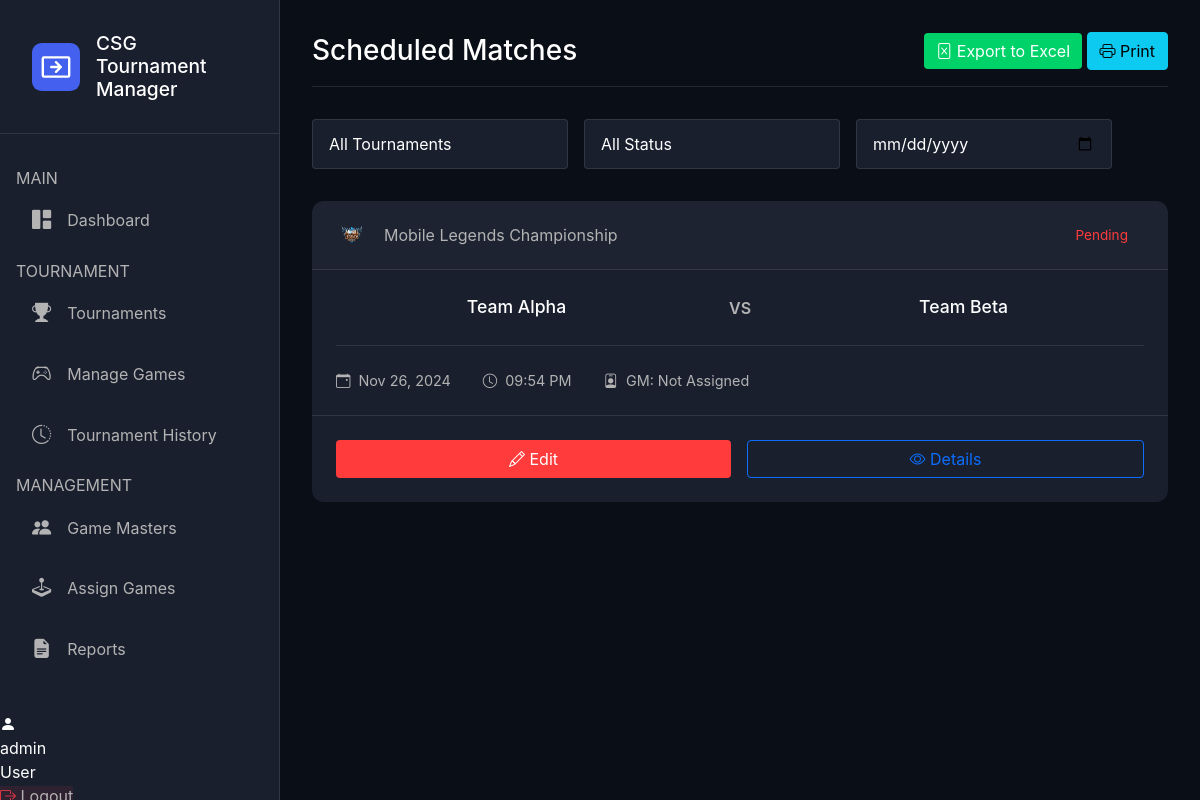
The app's page /admin/scheduled_matches.php (signed in) with its own data.
### tables this page shows
CREATE TABLE `matches` (
  `id` int(11) NOT NULL,
  `tournament_id` int(11) DEFAULT NULL,
  `team1_id` int(11) DEFAULT NULL,
  `team2_id` int(11) DEFAULT NULL,
  `match_date` date DEFAULT NULL,
  `round_number` int(11) DEFAULT 1,
  `bracket_position` int(11) DEFAULT 0,
  `match_time` time DEFAULT NULL,
  `team1_score` int(11) DEFAULT 0,
  `team2_score` int(11) DEFAULT 0,
  `status` enum('pending','ongoing','completed') DEFAULT 'pending',
  `winner_id` int(11) DEFAULT NULL,
  `created_at` timestamp NOT NULL DEFAULT current_timestamp(),
  `gamemaster_id` int(11) DEFAULT NULL,
  `start_time` timestamp NULL DEFAULT NULL,
  `end_time` timestamp NULL DEFAULT NULL,
  `score_team1` int(11) DEFAULT 0,
  `score_team2` int(11) DEFAULT 0
);

CREATE TABLE `games` (
  `id` int(11) NOT NULL,
  `game_code` varchar(20) NOT NULL,
  `name` varchar(100) NOT NULL,
  `icon` varchar(255) NOT NULL,
  `description` text DEFAULT NULL,
  `color` varchar(7) NOT NULL,
  `team_size` varchar(20) NOT NULL,
  `platform` varchar(50) NOT NULL,
  `status` enum('active','inactive') DEFAULT 'active',
  `created_at` timestamp NOT NULL DEFAULT current_timestamp(),
  `category` varchar(50) DEFAULT NULL
);

CREATE TABLE `tournaments` (
  `id` int(11) NOT NULL,
  `game_id` int(11) DEFAULT NULL,
  `name` varchar(255) NOT NULL,
  `start_date` date NOT NULL,
  `end_date` date NOT NULL,
  `status` enum('registration','ongoing','completed','active') DEFAULT 'registration',
  `created_at` timestamp NOT NULL DEFAULT current_timestamp(),
  `max_teams` int(11) NOT NULL DEFAULT 8,
  `prize_pool` decimal(10,2) NOT NULL DEFAULT 0.00,
  `registration_deadline` date DEFAULT NULL,
  `rules` text DEFAULT NULL,
  `registration_open` tinyint(1) DEFAULT 1,
  `team_size` int(11) DEFAULT 5,
  `auto_assign_gm` tinyint(1) DEFAULT 0,
  `match_duration` int(11) DEFAULT 60,
  `gamemaster_id` int(11) DEFAULT NULL,
  `tournament_type` enum('1v1','3v3','5v5') NOT NULL DEFAULT '5v5',
  `winner_id` int(11) DEFAULT NULL,
  `bracket_type` enum('single_elimination','double_elimination') DEFAULT 'single_elimination',
  `brackets_generated` tinyint(1) DEFAULT 0,
  `completed_at` datetime DEFAULT NULL,
  `platform` enum('Physical','Online') NOT NULL DEFAULT 'Online'
);

CREATE TABLE `teams` (
  `id` int(11) NOT NULL,
  `tournament_id` int(11) DEFAULT NULL,
  `team_name` varchar(255) NOT NULL,
  `logo` varchar(255) DEFAULT NULL,
  `captain_name` varchar(100) DEFAULT NULL,
  `member_count` int(11) DEFAULT 0,
  `team_logo` varchar(255) DEFAULT 'default-team-logo.png',
  `players` text NOT NULL,
  `created_at` timestamp NOT NULL DEFAULT current_timestamp()
);

### admin/scheduled_matches.php (the view, shortened to what this page needs)
<?php
require_once('../config/database.php');
$matches_query = "
    SELECT
        m.*,
        t.name as tournament_name,
        g.name as game_name,
        g.icon as game_icon,
        t1.team_name as team1_name,
        t2.team_name as team2_name,
        COALESCE(gm.username, 'Not Assigned') as gamemaster_name
    FROM matches m
    JOIN tournaments t ON m.tournament_id = t.id
    JOIN games g ON t.game_id = g.id
    LEFT JOIN teams t1 ON m.team1_id = t1.id
    LEFT JOIN teams t2 ON m.team2_id = t2.id
    LEFT JOIN users gm ON m.gamemaster_id = gm.id
    ORDER BY m.match_date ASC, m.match_time ASC";
$verify_tables_sql = "
-- Tournaments table
CREATE TABLE IF NOT EXISTS `tournaments` (
    `id` int(11) NOT NULL AUTO_INCREMENT,
    `name` varchar(100) NOT NULL,
    `game_id` int(11) NOT NULL,
    `description` text DEFAULT NULL,
    `status` enum('pending','ongoing','completed') NOT NULL DEFAULT 'pending',
    `start_date` date NOT NULL,
    `end_date` date NOT NULL,
    `created_at` timestamp NOT NULL DEFAULT current_timestamp(),
    PRIMARY KEY (`id`),
    KEY `game_id` (`game_id`),
    CONSTRAINT `tournaments_ibfk_1` FOREIGN KEY (`game_id`) REFERENCES `games` (`id`)
) ENGINE=InnoDB DEFAULT CHARSET=utf8mb4;
-- Teams table
CREATE TABLE IF NOT EXISTS `teams` (
    `id` int(11) NOT NULL AUTO_INCREMENT,
    `team_name` varchar(100) NOT NULL,
    `team_logo` varchar(255) DEFAULT 'default_team.png',
    `created_at` timestamp NOT NULL DEFAULT current_timestamp(),
    PRIMARY KEY (`id`)
) ENGINE=InnoDB DEFAULT CHARSET=utf8mb4;
-- Matches table
CREATE TABLE IF NOT EXISTS `matches` (
    `id` int(11) NOT NULL AUTO_INCREMENT,
    `tournament_id` int(11) NOT NULL,
    `team1_id` int(11) NOT NULL,
    `team2_id` int(11) NOT NULL,
    `gamemaster_id` int(11) DEFAULT NULL,
    `match_date` date NOT NULL,
    `match_time` time NOT NULL,
    `status` enum('pending','ongoing','completed') NOT NULL DEFAULT 'pending',
    `winner_id` int(11) DEFAULT NULL,
    `created_at` timestamp NOT NULL DEFAULT current_timestamp(),
    PRIMARY KEY (`id`),
    KEY `tournament_id` (`tournament_id`),
    KEY `team1_id` (`team1_id`),
    KEY `team2_id` (`team2_id`),
    KEY `gamemaster_id` (`gamemaster_id`),
    CONSTRAINT `matches_ibfk_1` FOREIGN KEY (`tournament_id`) REFERENCES `tournaments` (`id`),
    CONSTRAINT `matches_ibfk_2` FOREIGN KEY (`team1_id`) REFERENCES `teams` (`id`),
    CONSTRAINT `matches_ibfk_3` FOREIGN KEY (`team2_id`) REFERENCES `teams` (`id`),
    CONSTRAINT `matches_ibfk_4` FOREIGN KEY (`gamemaster_id`) REFERENCES `users` (`id`)
) ENGINE=InnoDB DEFAULT CHARSET=utf8mb4;
-- Games table
CREATE TABLE IF NOT EXISTS `games` (
    `id` int(11) NOT NULL AUTO_INCREMENT,
    `name` varchar(100) NOT NULL,
    `description` text DEFAULT NULL,
    `icon` varchar(255) DEFAULT 'default.png',
    `status` enum('active','inactive') NOT NULL DEFAULT 'active',
    `created_at` timestamp NOT NULL DEFAULT current_timestamp(),
    PRIMARY KEY (`id`)
) ENGINE=InnoDB DEFAULT CHARSET=utf8mb4;
";
$conn->multi_query($verify_tables_sql);
$sample_data_sql = "
-- Insert sample game if none exists
INSERT INTO games (name, description, status)
SELECT 'Sample Game', 'Sample game description', 'active'
WHERE NOT EXISTS (SELECT 1 FROM games LIMIT 1);
-- Insert sample tournament if none exists
INSERT INTO tournaments (name, game_id, status, start_date, end_date)
SELECT 'Sample Tournament',
       (SELECT id FROM games LIMIT 1),
       'ongoing',
       CURDATE(),
       DATE_ADD(CURDATE(), INTERVAL 7 DAY)
WHERE NOT EXISTS (SELECT 1 FROM tournaments LIMIT 1);
-- Insert sample teams if none exist
INSERT INTO teams (team_name)
SELECT 'Team Alpha' WHERE NOT EXISTS (SELECT 1 FROM teams WHERE team_name = 'Team Alpha');
INSERT INTO teams (team_name)
SELECT 'Team Beta' WHERE NOT EXISTS (SELECT 1 FROM teams WHERE team_name = 'Team Beta');
";
$conn->multi_query($sample_data_sql);
$sample_match_sql = "
INSERT INTO matches (tournament_id, team1_id, team2_id, match_date, match_time, status)
SELECT
    (SELECT id FROM tournaments LIMIT 1),
    (SELECT id FROM teams WHERE team_name = 'Team Alpha'),
    (SELECT id FROM teams WHERE team_name = 'Team Beta'),
    CURDATE(),
    CURTIME(),
    'pending'
WHERE NOT EXISTS (SELECT 1 FROM matches LIMIT 1)
";
$conn->query($sample_match_sql);
$matches = $conn->query($matches_query);
?>
<!DOCTYPE html>
<html lang="en">
<head>
    <link href="https://cdn.jsdelivr.net/npm/bootstrap@5.1.3/dist/css/bootstrap.min.css" rel="stylesheet">
    <link rel="stylesheet" href="https://cdn.jsdelivr.net/npm/bootstrap-icons@1.7.2/font/bootstrap-icons.css">
    <link href="../css/style.css" rel="stylesheet">
    <link href="../css/scheduled_matches.css" rel="stylesheet">
    <link href="https://cdn.jsdelivr.net/npm/sweetalert2@11/dist/sweetalert2.min.css" rel="stylesheet">
</head>
<body>
    <div class="main-container">
        <aside class="sidebar">
            <?php include 'includes/sidebar.php'; ?>
        </aside>
        <main class="main-content">
            <div class="content-header">
                <div class="header-title">
                    <h1>Scheduled Matches</h1>
                </div>
                <div class="header-actions">
                    <button class="btn btn-success" onclick="exportToExcel()">
                        <i class="bi bi-file-excel"></i> Export to Excel
                    </button>
                    <button class="btn btn-info" onclick="printMatches()">
                        <i class="bi bi-printer"></i> Print
                    </button>
                </div>
            </div>
            <div class="filters-container">
                <div class="filter-group">
                    <select class="form-select" id="tournamentFilter">
                        <option value="all">All Tournaments</option>
                    </select>
                    <select class="form-select" id="statusFilter">
                        <option value="all">All Status</option>
                    </select>
                    <input type="date" class="form-control" id="dateFilter">
                </div>
            </div>
            <div class="matches-container">
                <?php while($match = $matches->fetch_assoc()): ?>
                <div class="match-card" data-tournament="<?php echo $match['tournament_id']; ?>"
                     data-status="<?php echo $match['status']; ?>"
                     data-date="<?php echo $match['match_date']; ?>">
                    <div class="match-header">
                        <div class="tournament-info">
                            <img src="../images/games/<?php echo $match['game_icon'] ?? 'default.png'; ?>"
                                 alt="<?php echo htmlspecialchars($match['game_name']); ?>"
                                 class="game-icon">
                            <span><?php echo htmlspecialchars($match['tournament_name']); ?></span>
                        </div>
                        <div class="match-status <?php echo $match['status']; ?>">
                            <?php echo ucfirst($match['status']); ?>
                        </div>
                    </div>
                    <div class="match-content">
                        <div class="match-teams">
                            <div class="team team1">
                                <span class="team-name"><?php echo htmlspecialchars($match['team1_name'] ?? 'TBD'); ?></span>
                            </div>
                            <div class="vs">VS</div>
                            <div class="team team2">
                                <span class="team-name"><?php echo htmlspecialchars($match['team2_name'] ?? 'TBD'); ?></span>
                            </div>
                        </div>
                        <div class="match-details">
                            <div class="detail-item">
                                <i class="bi bi-calendar-event"></i>
                                <span><?php echo date('M d, Y', strtotime($match['match_date'])); ?></span>
                            </div>
                            <div class="detail-item">
                                <i class="bi bi-clock"></i>
                                <span><?php echo date('h:i A', strtotime($match['match_time'])); ?></span>
                            </div>
                            <div class="detail-item">
                                <i class="bi bi-person-badge"></i>
                                <span>GM: <?php echo htmlspecialchars($match['gamemaster_name']); ?></span>
                            </div>
                        </div>
                    </div>
                    <div class="match-actions">
                        <button class="btn btn-primary" onclick="editMatch(<?php echo $match['id']; ?>)">
                            <i class="bi bi-pencil"></i> Edit
                        </button>
                        <button class="btn btn-outline-primary" onclick="viewDetails(<?php echo $match['id']; ?>)">
                            <i class="bi bi-eye"></i> Details
                        </button>
                    </div>
                </div>
                <?php endwhile; ?>
            </div>
        </main>
    </div>
</body>
</html>

### css/style.css (style rules this page uses)
:root { --dark-primary: #0a0e17; --dark-secondary: #1a1f2e; --dark-accent: #2a3142; --text-primary: #ffffff; --text-secondary: #b3b3b3; --accent-color: #ff3b3b; --success-color: #00d26a; --warning-color: #ffb800; }
body { background-color: var(--dark-primary); color: var(--text-primary); font-family: 'Inter', sans-serif; }
h1, h2, h3, h4, h5, h6 { color: var(--text-primary); }
p, span { color: var(--text-secondary); }
.form-control { background-color: var(--dark-accent); border: 1px solid var(--dark-secondary); color: var(--text-primary); }
.btn-primary { background-color: var(--accent-color); border: none; }
.btn-success { background-color: var(--success-color); border: none; }
.sidebar { width: 280px; height: 100vh; background: var(--dark-secondary); border-right: 1px solid rgba(255, 255, 255, 0.1); display: flex; flex-direction: column; position: fixed; left: 0; top: 0; }
.tournament-info { flex: 1; }
.content-header { margin-bottom: 2rem; padding-bottom: 1rem; border-bottom: 1px solid rgba(255, 255, 255, 0.1); }
.content-header h1 { margin: 0; font-size: 2rem; color: #fff; display: flex; align-items: center; gap: 0.75rem; }

### css/scheduled_matches.css (style rules this page uses)
.main-container { display: flex; min-height: 100vh; background: var(--dark-primary); }
.main-content { flex: 1; padding: 2rem; margin-left: 280px; }
.content-header { display: flex; justify-content: space-between; align-items: center; margin-bottom: 2rem; }
.header-title h1 { font-size: 1.75rem; color: var(--text-primary); margin: 0; }
.filters-container { margin-bottom: 2rem; }
.filter-group { display: flex; gap: 1rem; max-width: 800px; }
.form-select, .form-control { background: var(--dark-secondary); border: 1px solid rgba(255, 255, 255, 0.1); color: var(--text-primary); padding: 0.75rem 1rem; }
.matches-container { display: flex; flex-direction: column; gap: 1rem; }
.match-card { background: var(--dark-secondary); border-radius: 12px; overflow: hidden; transition: transform 0.2s ease; }
.match-header { padding: 1rem 1.5rem; display: flex; justify-content: space-between; align-items: center; background: rgba(255, 255, 255, 0.02); border-bottom: 1px solid rgba(255, 255, 255, 0.1); }
.tournament-info { display: flex; align-items: center; gap: 1rem; }
.game-icon { width: 32px; height: 32px; border-radius: 6px; }
.match-status { padding: 0.5rem 1rem; border-radius: 20px; font-size: 0.85rem; }
.match-status.pending { background: rgba(var(--accent-rgb), 0.1); color: var(--accent-color); }
.match-content { padding: 1.5rem; }
.match-teams { display: flex; align-items: center; justify-content: space-between; margin-bottom: 1.5rem; }
.team { flex: 1; text-align: center; }
.team-name { font-size: 1.1rem; font-weight: 500; color: var(--text-primary); }
.vs { padding: 0 2rem; color: var(--text-secondary); font-weight: 600; }
.match-details { display: flex; gap: 2rem; padding-top: 1.5rem; border-top: 1px solid rgba(255, 255, 255, 0.1); }
.detail-item { display: flex; align-items: center; gap: 0.5rem; color: var(--text-secondary); font-size: 0.9rem; }
.match-actions { padding: 1.5rem; display: flex; gap: 1rem; border-top: 1px solid rgba(255, 255, 255, 0.1); }
.match-actions .btn { flex: 1; }

### records on screen
matches: games.icon (picture), tournament.name "Mobile Legends Championship", status "Pending", team1.team_name "Team Alpha", team2.team_name "Team Beta", match_date "Nov 26, 2024", match_time "09:54 PM", gamemaster_name "Not Assigned"

### other values on screen
$_SESSION['username'] "admin"
